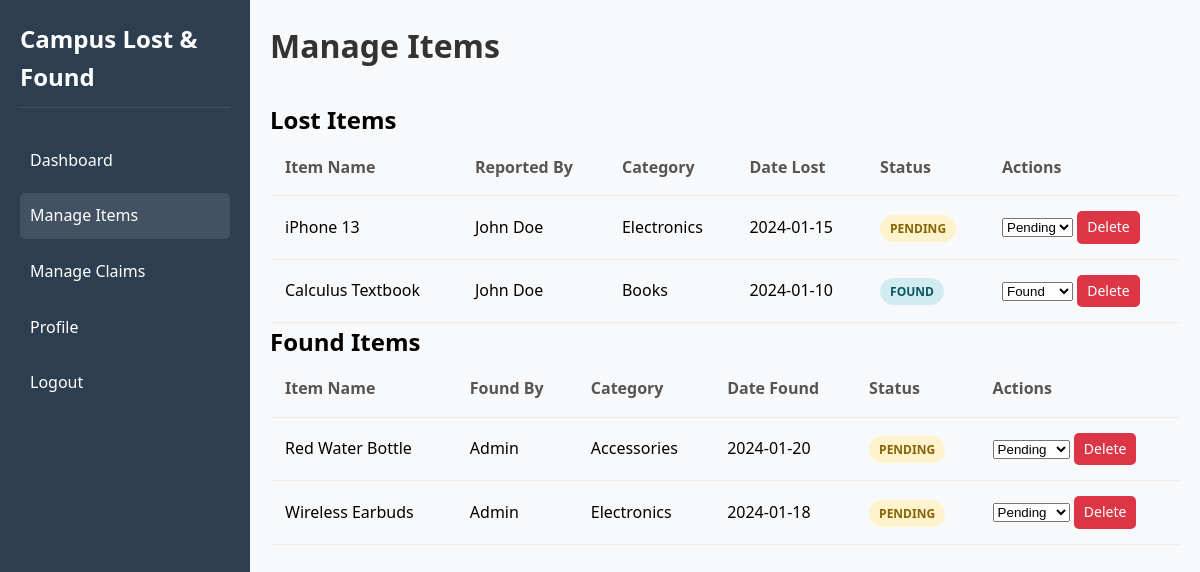
Page /admin/manage_item.php (signed in) on the committed database.
### tables this page shows
CREATE TABLE lost_items (
    id INT PRIMARY KEY AUTO_INCREMENT,
    user_id INT,
    item_name VARCHAR(255) NOT NULL,
    category VARCHAR(100),
    description TEXT,
    location VARCHAR(255),
    date_lost DATE,
    image_path VARCHAR(255),
    status ENUM('pending', 'found', 'closed') DEFAULT 'pending',
    created_at TIMESTAMP DEFAULT CURRENT_TIMESTAMP,
    FOREIGN KEY (user_id) REFERENCES users(id) ON DELETE CASCADE
);

CREATE TABLE users (
    id INT PRIMARY KEY AUTO_INCREMENT,
    name VARCHAR(100) NOT NULL,
    email VARCHAR(100) UNIQUE NOT NULL,
    password VARCHAR(255) NOT NULL,
    user_type ENUM('student', 'admin') DEFAULT 'student',
    phone VARCHAR(20),
    student_id VARCHAR(20),
    created_at TIMESTAMP DEFAULT CURRENT_TIMESTAMP
);

CREATE TABLE found_items (
    id INT PRIMARY KEY AUTO_INCREMENT,
    user_id INT,
    item_name VARCHAR(255) NOT NULL,
    category VARCHAR(100),
    description TEXT,
    location VARCHAR(255),
    date_found DATE,
    image_path VARCHAR(255),
    status ENUM('pending', 'claimed', 'returned') DEFAULT 'pending',
    created_at TIMESTAMP DEFAULT CURRENT_TIMESTAMP,
    FOREIGN KEY (user_id) REFERENCES users(id) ON DELETE CASCADE
);

### admin/manage_item.php (the view, shortened to what this page needs)
<?php
require_once '../config.php';
$lost_items = mysqli_query($conn, "SELECT l.*, u.name FROM lost_items l JOIN users u ON l.user_id = u.id ORDER BY l.created_at DESC");
$found_items = mysqli_query($conn, "SELECT f.*, u.name FROM found_items f JOIN users u ON f.user_id = u.id ORDER BY f.created_at DESC");
?>
<!DOCTYPE html>
<html lang="en">
<head>
    <link rel="stylesheet" href="../assets/css/style.css">
</head>
<body>
    <div class="dashboard-container">
        <div class="sidebar">
            <h2>Campus Lost & Found</h2>
            <nav>
                <ul>
                    <li><a href="dashboard.php">Dashboard</a></li>
                    <li class="active"><a href="manage_item.php">Manage Items</a></li>
                    <li><a href="manage_claims.php">Manage Claims</a></li>
                    <li><a href="profile.php">Profile</a></li>
                    <li><a href="../logout.php">Logout</a></li>
                </ul>
            </nav>
        </div>
        <div class="main-content">
            <div class="header">
                <h1>Manage Items</h1>
            </div>
            <div class="section">
                <h2>Lost Items</h2>
                <div class="table-responsive">
                    <table>
                        <tr>
                            <th>Item Name</th>
                            <th>Reported By</th>
                            <th>Category</th>
                            <th>Date Lost</th>
                            <th>Status</th>
                            <th>Actions</th>
                        </tr>
                        <?php
                        while($item = mysqli_fetch_assoc($lost_items)) {
                            echo '<tr>';
                            echo '<td>' . $item['item_name'] . '</td>';
                            echo '<td>' . $item['name'] . '</td>';
                            echo '<td>' . $item['category'] . '</td>';
                            echo '<td>' . $item['date_lost'] . '</td>';
                            echo '<td><span class="status ' . $item['status'] . '">' . $item['status'] . '</span></td>';
                            echo '<td>';
                            echo '<select onchange="updateStatus(this.value, ' . $item['id'] . ', \'lost\')">';
                            echo '<option value="pending"' . ($item['status'] == 'pending' ? ' selected' : '') . '>Pending</option>';
                            echo '<option value="found"' . ($item['status'] == 'found' ? ' selected' : '') . '>Found</option>';
                            echo '</select>';
                            echo ' <a href="?action=delete&id=' . $item['id'] . '&type=lost" class="btn btn-danger btn-sm" onclick="return confirm(\'Are you sure?\')">Delete</a>';
                            echo '</td>';
                            echo '</tr>';
                        }
                        ?>
                    </table>
                </div>
            </div>
            <div class="section">
                <h2>Found Items</h2>
                <div class="table-responsive">
                    <table>
                        <tr>
                            <th>Item Name</th>
                            <th>Found By</th>
                            <th>Category</th>
                            <th>Date Found</th>
                            <th>Status</th>
                            <th>Actions</th>
                        </tr>
                        <?php
                        while($item = mysqli_fetch_assoc($found_items)) {
                            echo '<tr>';
                            echo '<td>' . $item['item_name'] . '</td>';
                            echo '<td>' . $item['name'] . '</td>';
                            echo '<td>' . $item['category'] . '</td>';
                            echo '<td>' . $item['date_found'] . '</td>';
                            echo '<td><span class="status ' . $item['status'] . '">' . $item['status'] . '</span></td>';
                            echo '<td>';
                            echo '<select onchange="updateStatus(this.value, ' . $item['id'] . ', \'found\')">';
                            echo '<option value="pending"' . ($item['status'] == 'pending' ? ' selected' : '') . '>Pending</option>';
                            echo '</select>';
                            echo ' <a href="?action=delete&id=' . $item['id'] . '&type=found" class="btn btn-danger btn-sm" onclick="return confirm(\'Are you sure?\')">Delete</a>';
                            echo '</td>';
                            echo '</tr>';
                        }
                        ?>
                    </table>
                </div>
            </div>
        </div>
    </div>
</body>
</html>

### assets/css/style.css (style rules this page uses)
* { margin: 0; padding: 0; box-sizing: border-box; }
body { font-family: 'Segoe UI', Tahoma, Geneva, Verdana, sans-serif; line-height: 1.6; background-color: #f5f5f5; }
.btn { padding: 10px 20px; border: none; border-radius: 5px; cursor: pointer; font-size: 16px; font-weight: 500; text-decoration: none; display: inline-block; transition: all 0.3s ease; }
.btn-danger { background-color: #dc3545; color: white; }
.btn-sm { padding: 5px 10px; font-size: 14px; }
.dashboard-container { display: flex; min-height: 100vh; }
.sidebar { width: 250px; background: #2c3e50; color: white; padding: 20px; }
.sidebar h2 { margin-bottom: 30px; padding-bottom: 10px; border-bottom: 1px solid rgba(255,255,255,0.1); }
.sidebar nav ul { list-style: none; }
.sidebar nav ul li { margin-bottom: 10px; }
.sidebar nav ul li a { color: white; text-decoration: none; display: block; padding: 10px; border-radius: 5px; transition: all 0.3s ease; }
.sidebar nav ul li a:hover, .sidebar nav ul li.active a { background: rgba(255,255,255,0.1); }
.main-content { flex: 1; padding: 20px; background: #f8f9fa; }
.header { margin-bottom: 30px; }
.header h1 { color: #333; }
table { width: 100%; border-collapse: collapse; }
table th, table td { padding: 15px; text-align: left; border-bottom: 1px solid #eee; }
table th { background: #f8f9fa; font-weight: 600; color: #555; }
.status { padding: 5px 10px; border-radius: 20px; font-size: 12px; font-weight: 600; text-transform: uppercase; }
.status.pending { background: #fff3cd; color: #856404; }
.status.found, .status.claimed { background: #d1ecf1; color: #0c5460; }

### rows in the picture
lost_items: item_name "iPhone 13", user.name "John Doe", category "Electronics", date_lost "2024-01-15", status "PENDING", status+id "Pending"
lost_items: item_name "Calculus Textbook", user.name "John Doe", category "Books", date_lost "2024-01-10", status "FOUND", status+id "Found"
found_items: item_name "Red Water Bottle", user.name "Admin", category "Accessories", date_found "2024-01-20", status "PENDING", status+id "Pending"
found_items: item_name "Wireless Earbuds", user.name "Admin", category "Electronics", date_found "2024-01-18", status "PENDING", status+id "Pending"
